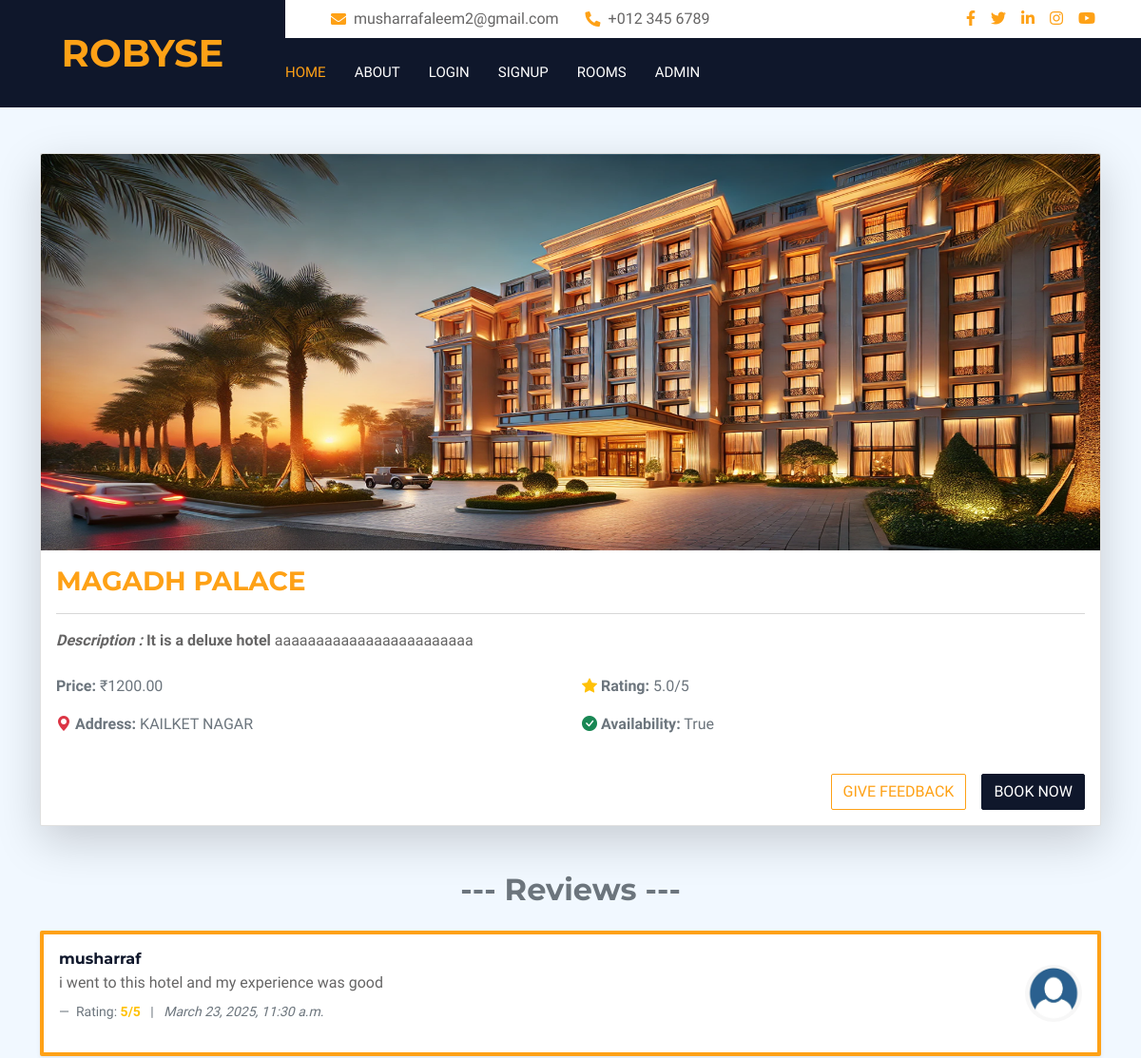
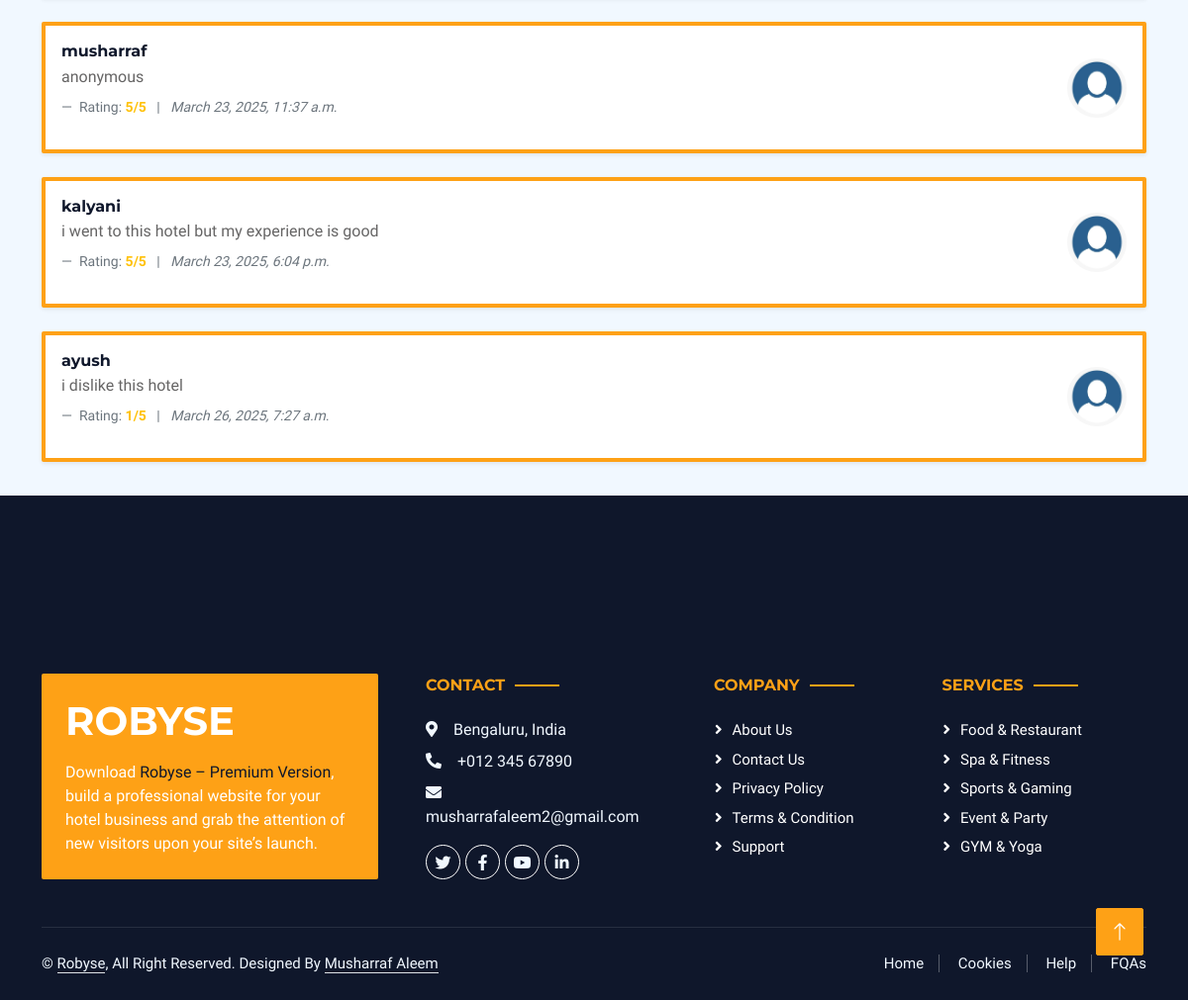
/instance/1/, run on the app's committed database (2 pictures, top to bottom).
### app/models.py (models this page shows, shortened)
class Model1(models.Model):
    category= models.ForeignKey(Category, on_delete=models.CASCADE, related_name='model1_items')
    name = models.CharField(max_length=255)
    image = models.ImageField(upload_to='images/')
    description = models.TextField()
    price = models.DecimalField(max_digits=10, decimal_places=2)
    rating = models.FloatField()
    location = models.CharField(max_length=255)
    availability = models.BooleanField(default=True)

class Category(models.Model):
    name = models.CharField(max_length=255, unique=True)
    description = models.CharField(max_length=200)
    def __str__(self):
        return self.name

class Review(models.Model):
    instance = models.ForeignKey('Model1', on_delete=models.CASCADE, related_name='reviews')
    name = models.CharField(max_length=255)  # Auto-filled
    user = models.ForeignKey(User, on_delete=models.CASCADE, related_name='feedback')
    date = models.DateTimeField(auto_now=True)
    comment = models.TextField()
    rating = models.IntegerField(validators=[rating_len])

### app/views.py (the view)
# urls.py: path('instance/<int:pk>/', instance_detail, name='instance_detail'),
def instance_detail(request, pk):
    instance = get_object_or_404(Model1, pk=pk)
    reviews = instance.reviews.all()
    return render(request, 'instance_detail.html', {'instance': instance, 'reviews':reviews})

### templates/instance_detail.html (shortened to what this page needs)
{% extends "base1.html" %}
{% load static %}
{% block content %}
<section class="py-5 bg-light">
    <div class="container">
        <div class="card shadow-lg mb-5 rounded">
            <img src="{{ instance.image.url }}" class="card-img-top rounded-top" alt="{{ instance.image.url }}">
            <div class="card-body">
                <h3 class="card-title text-primary text-uppercase">{{ instance.name }}</h3>
                <hr>
                <p class="card-text"><strong><i>Description : </i></strong><b>It is a {{instance.category}} hotel</b> {{ instance.description }}</p>
                <div class="row text-muted mt-4 mb-3">
                    <div class="col-md-6">
                        <p> <strong>Price:</strong> ₹{{ instance.price }}
                        </p>
                        <p><i class="bi bi-geo-alt-fill text-danger"></i> <strong>Address:</strong> {{ instance.location}}</p>
                    </div>
                    <div class="col-md-6">
                        <p><i class="bi bi-star-fill text-warning"></i> <strong>Rating:</strong> {{ instance.rating }}/5
                        </p>
                        <p><i class="bi bi-check-circle-fill text-success"></i> <strong>Availability:</strong> {{ instance.availability }}</p>
                    </div>
                </div>
                <div class="d-flex justify-content-end gap-3 mt-4">
                    <a href="{% url 'feedback' instance.pk %}" class="btn btn-outline-primary">Give Feedback</a>
                    <a href="{% url 'booking' instance.pk %}" class="btn btn-dark">Book Now</a>
                </div>
            </div>
        </div>
        <div class="text-center mb-4">
            <h2 class="text-secondary fw-bold">--- Reviews ---</h2>
        </div>
        {% if reviews %}
        {% for review in reviews %}
        <div class="card mb-4 shadow-sm border-start border-4 border-primary">
            <div class="card-body d-flex justify-content-between align-items-center">
                <div>
                    <h6 class="fw-semibold mb-1">{{ review.user }}</h6>
                    <p class="mb-2">{{ review.comment }}</p>
                    <footer class="blockquote-footer mt-1">
                        Rating: <strong class="text-warning">{{ review.rating }}/5</strong> &nbsp; | &nbsp;
                        <cite title="Review Date">{{ review.date }}</cite>
                    </footer>
                </div>
                <div class="ms-3">
                    {% if review.user.profile.image %}
                    <img src="{{ review.user.profile.image.url }}" alt="Avatar" class="rounded-circle" width="60"
                        height="60">
                    {% else %}
                    <img src="{% static 'images/profile.jpg' %}" alt="Default Avatar" class="rounded-circle" width="60"
                        height="60">
                    {% endif %}
                </div>
            </div>
        </div>
        {% endfor %}
        {% else %}
        <p class="text-center text-muted">No reviews yet.</p>
        {% endif %}
    </div><br><br><br>
</section>
{% endblock content %}

### static/css/style.css (style rules this page uses)
:root { --primary: #FEA116; --light: #F1F8FF; --dark: #0F172B; }
.btn { font-weight: 500; text-transform: uppercase; transition: .5s; }

### data on the page
Model1: image (picture), name "MAGADH PALACE", category "deluxe", description "aaaaaaaaaaaaaaaaaaaaaaaa", price "1200.00", location "KAILKET NAGAR", rating "5.0", availability "True"
Review: user "musharraf", comment "i went to this hotel and my experience was good", rating "5", date "March 23, 2025, 11:30 a.m."
Review: user "musharraf", comment "anonymous", rating "5", date "March 23, 2025, 11:37 a.m."
Review: user "kalyani", comment "i went to this hotel but my experience is good", rating "5", date "March 23, 2025, 6:04 p.m."
Review: user "ayush", comment "i dislike this hotel", rating "1", date "March 26, 2025, 7:27 a.m."
